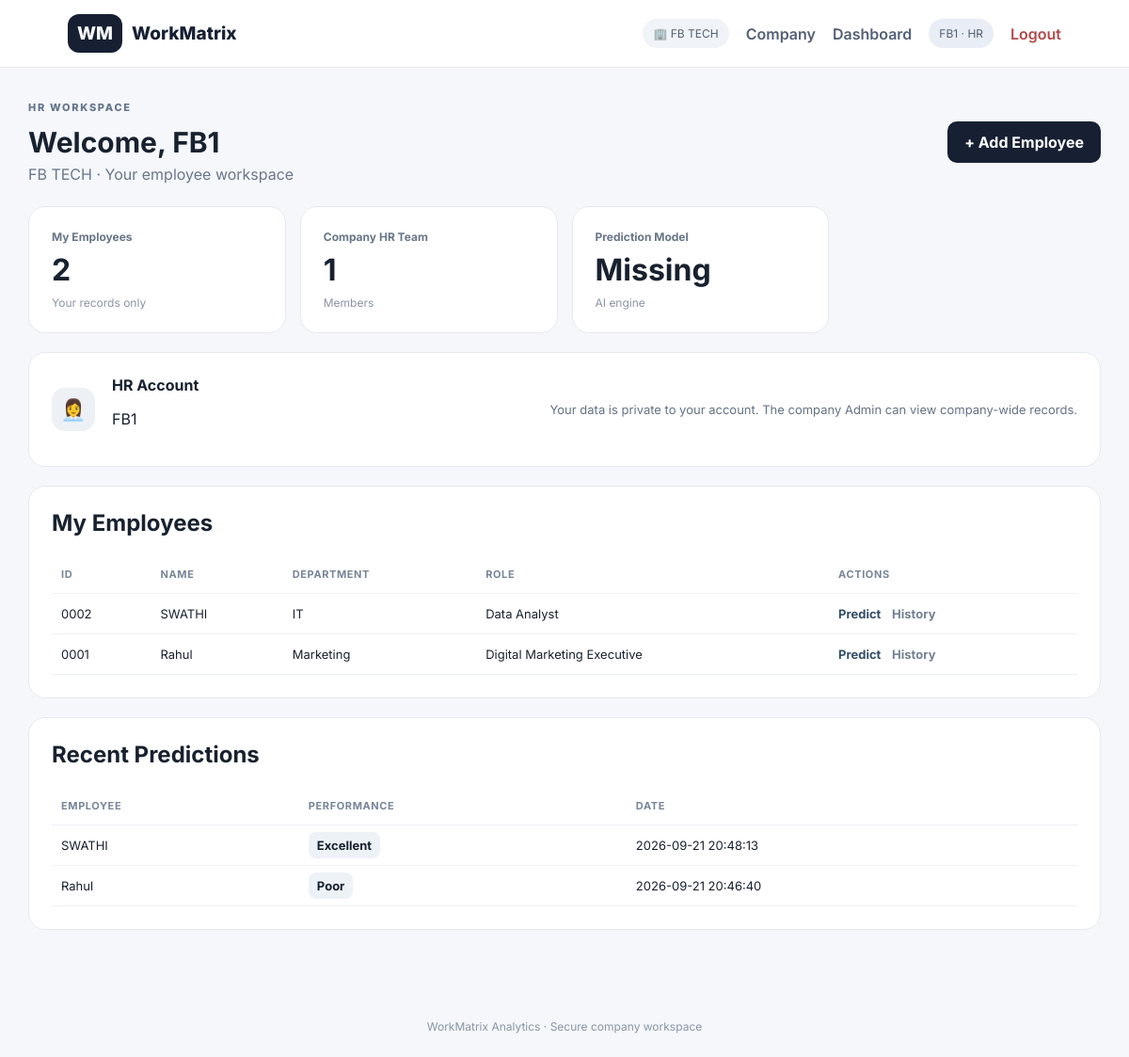
The app's page /hr (signed in) with its own data.
### tables this page shows
CREATE TABLE companies(
        id INTEGER PRIMARY KEY AUTOINCREMENT,
        name TEXT UNIQUE NOT NULL,
        created_at TEXT NOT NULL);

CREATE TABLE employees(
        id INTEGER PRIMARY KEY AUTOINCREMENT, employee_id TEXT,
        name TEXT, age REAL, years_experience REAL, department TEXT,
        job_role TEXT, created_by TEXT, created_at TEXT, company_id INTEGER);

CREATE TABLE predictions(
        id INTEGER PRIMARY KEY AUTOINCREMENT, employee_id TEXT,
        attendance_rate REAL, training_hours REAL, overtime_hours REAL,
        projects_completed REAL, satisfaction_score REAL, work_life_balance REAL,
        salary REAL, experience_per_age REAL, attendance_training REAL,
        salary_per_experience REAL, prediction TEXT, created_by TEXT,
        created_at TEXT, company_id INTEGER);

### app.py (the view)
@app.route("/hr")
@required("hr")
def hr_dashboard():
    c = db(); cid = session["company_id"]; uid = session["user"]
    employees = execute(c, """SELECT * FROM employees WHERE company_id=? AND created_by=?
                           ORDER BY id DESC""", (cid, uid)).fetchall()
    predictions = execute(c, """SELECT p.*,e.name FROM predictions p LEFT JOIN employees e
                             ON e.employee_id=p.employee_id AND e.company_id=p.company_id
                             WHERE p.company_id=? AND p.created_by=? ORDER BY p.id DESC LIMIT 10""", (cid, uid)).fetchall()
    hr_count = execute(c, "SELECT COUNT(*) n FROM users WHERE company_id=? AND role='hr'", (cid,)).fetchone()["n"]
    c.close()
    return render_template("hr_dashboard.html", employees=employees, predictions=predictions,
                           model_ready=(model is not None and selected_features is not None),
                           hr_count=hr_count)

### app.py (called while the page is built)
def is_postgres():
    return bool(os.environ.get("DATABASE_URL"))

def execute(c, query, params=()):
    if is_postgres():
        return c.execute(query.replace("?", "%s"), params)
    return c.execute(query, params)

def db():
    if is_postgres():
        conn = psycopg2.connect(os.environ["DATABASE_URL"], sslmode="require")
        conn.cursor_factory = RealDictCursor
        return conn
    c = sqlite3.connect(DB, timeout=30, check_same_thread=False)
    c.row_factory = sqlite3.Row
    c.execute("PRAGMA busy_timeout=30000")
    c.execute("PRAGMA journal_mode=WAL")
    c.execute("PRAGMA synchronous=NORMAL")
    return c

def required(role=None):
    def deco(fn):
        @wraps(fn)
        def wrapper(*a, **kw):
            if "user_id" not in session:
                return redirect(url_for("login"))
            if role and session.get("role") != role:
                flash("Access denied.", "error")
                return redirect(url_for("dashboard"))
            return fn(*a, **kw)
        return wrapper
    return deco

def current_user():
    c = db()
    u = c.execute("""SELECT u.*,c.name company_name FROM users u
                   JOIN companies c ON c.id=u.company_id WHERE u.id=?""",
                  (session["user_id"],)).fetchone()
    c.close()
    return u

@app.context_processor
def inject_global():
    return {"current_user_obj": current_user() if "user_id" in session else None}

### templates/hr_dashboard.html
{% extends "base.html" %}{% block content %}<header class="page-head"><div><div class="eyebrow">HR WORKSPACE</div><h1>Welcome, {{session.user}}</h1><p>{{current_user_obj.company_name}} · Your employee workspace</p></div><a class="button" href="{{url_for('add_employee')}}">+ Add Employee</a></header><div class="cards"><div><b>My Employees</b><strong>{{employees|length}}</strong><small>Your records only</small></div><div><b>Company HR Team</b><strong>{{hr_count}}</strong><small>Members</small></div><div><b>Prediction Model</b><strong>{{"Ready" if model_ready else "Missing"}}</strong><small>AI engine</small></div></div><section class="profile-strip"><div class="avatar">👩‍💼</div><div><b>HR Account</b><p>{{session.user}}</p></div><div class="team-note">Your data is private to your account. The company Admin can view company-wide records.</div></section><section><h2>My Employees</h2><table><tr><th>ID</th><th>Name</th><th>Department</th><th>Role</th><th>Actions</th></tr>{% for e in employees %}<tr><td>{{e.employee_id}}</td><td>{{e.name}}</td><td>{{e.department}}</td><td>{{e.job_role}}</td><td><a class="small" href="{{url_for('predict',employee_id=e.employee_id)}}">Predict</a> <a class="small gray" href="{{url_for('history',employee_id=e.employee_id)}}">History</a></td></tr>{% else %}<tr><td colspan="5">No employees yet.</td></tr>{% endfor %}</table></section><section><h2>Recent Predictions</h2><table><tr><th>Employee</th><th>Performance</th><th>Date</th></tr>{% for p in predictions %}<tr><td>{{p.name or p.employee_id}}</td><td><span class="badge">{{p.prediction}}</span></td><td>{{p.created_at}}</td></tr>{% else %}<tr><td colspan="3">No predictions yet.</td></tr>{% endfor %}</table></section>{% endblock %}

### templates/base.html (shortened to what this page needs)
<!doctype html><html lang="en"><head><link rel="stylesheet" href="{{url_for('static',filename='style.css')}}"></head><body>
<nav><a class="brand" href="{{url_for('home')}}"><span>WM</span> WorkMatrix</a>{% if session.get('user_id') %}<div class="nav-right"><span class="company-pill">🏢 {{current_user_obj.company_name}}</span><a href="{{url_for('company_profile')}}">Company</a><a href="{{url_for('dashboard')}}">Dashboard</a><span class="user-pill">{{session.user}} · {{session.role|upper}}</span><a class="logout" href="{{url_for('logout')}}">Logout</a></div>{% else %}<div class="nav-right"><a href="{{url_for('login')}}">Login</a><a class="nav-cta" href="{{url_for('signup')}}">Sign Up</a></div>{% endif %}</nav>
<main>{% block content %}{% endblock %}</main><footer>WorkMatrix Analytics · Secure company workspace</footer></body></html>

### static/style.css (style rules this page uses)
* { box-sizing:border-box }
body { margin:0;font-family:Inter,system-ui,sans-serif;background:#f5f7fb;color:#18212f }
nav { height:72px;background:#fff;border-bottom:1px solid #e6eaf0;display:flex;align-items:center;justify-content:space-between;padding:0 6%;position:sticky;top:0;z-index:5 }
.brand { font-weight:800;color:#172033;text-decoration:none;font-size:19px;display:flex;gap:10px;align-items:center }
.brand span,.auth-brand { background:#172033;color:#fff;border-radius:12px;padding:9px 10px;font-weight:800 }
.nav-right { display:flex;gap:18px;align-items:center }
.nav-right a { color:#536074;text-decoration:none;font-weight:600 }
.nav-cta,.button { background:#172033!important;color:white!important;border-radius:10px;padding:12px 18px;text-decoration:none;border:0;font-weight:700;display:inline-block }
.logout { color:#b24a4a!important }
.company-pill,.user-pill { font-size:12px;background:#f0f3f7;padding:8px 11px;border-radius:999px;color:#526074 }
.user-pill { background:#e9edf5 }
main { max-width:1180px;margin:auto;padding:35px 20px 70px }
.eyebrow { font-size:11px;font-weight:800;letter-spacing:1.7px;color:#65758b;margin-bottom:12px }
.feature-grid article,.cards>div,.profile-strip,.formbox,.people-panel,.person-card,section { background:#fff;border:1px solid #e6eaf0;border-radius:18px;padding:24px }
.page-head,header { display:flex;justify-content:space-between;gap:20px;align-items:center;margin-bottom:24px }
.page-head h1,header h1 { margin:0 0 6px;font-size:30px }
.page-head p,header p { margin:0;color:#6b7788 }
.cards { display:grid;grid-template-columns:repeat(4,1fr);gap:15px;margin:20px 0 }
.cards>div { min-height:125px }
.cards b,.cards small { display:block;color:#687588;font-size:12px }
.cards strong { font-size:32px;display:block;margin:8px 0 }
.cards small { color:#8a95a5 }
.profile-strip { display:flex;align-items:center;gap:18px;margin:18px 0 }
.avatar { width:46px;height:46px;border-radius:14px;background:#edf1f6;display:grid;place-items:center;font-size:22px;flex:none }
.team-note { margin-left:auto;color:#667386;font-size:13px }
section { margin-top:20px }
section h2 { margin-top:0 }
table { width:100%;border-collapse:collapse;font-size:13px }
th,td { text-align:left;padding:13px 10px;border-bottom:1px solid #edf0f4 }
th { font-size:11px;text-transform:uppercase;letter-spacing:.6px;color:#788598 }
.badge { background:#edf2f7;padding:6px 9px;border-radius:8px;font-weight:700 }
.small { color:#334e68;text-decoration:none;font-weight:700;margin-right:8px }
.gray { color:#758195 }
footer { text-align:center;color:#8a95a5;padding:25px;font-size:12px }

### records on screen
companies: company_name "FB TECH"
employees: employee_id "0002", name "SWATHI", department "IT", job_role "Data Analyst"
employees: employee_id "0001", name "Rahul", department "Marketing", job_role "Digital Marketing Executive"
predictions: name "SWATHI", prediction "Excellent", created_at "2026-09-21 20:48:13"
predictions: name "Rahul", prediction "Poor", created_at "2026-09-21 20:46:40"

### other values on screen
{{ session.user }} "FB1"
{{ session.role|upper }} "HR"
{{ employees|length }} "2"
{{ hr_count }} "1"
{{ "Ready" if model_ready else "Missing" }} "Missing"
